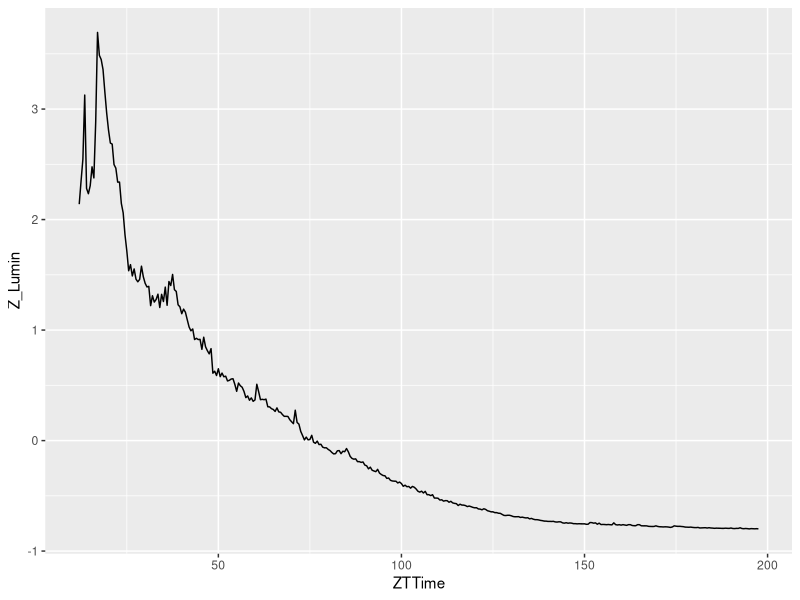
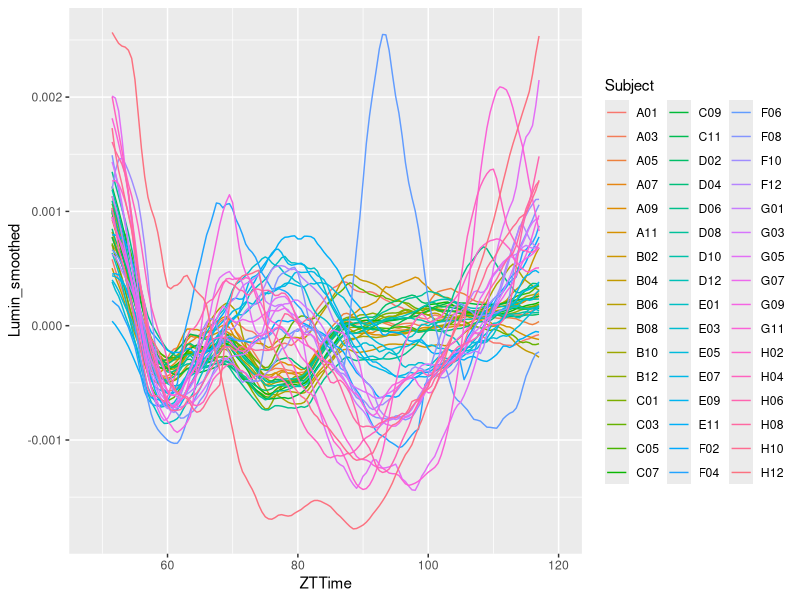

Write R code to recreate these figures, in order.
library(tidyverse)
library(zoo)
library(pracma)
library(forecast)

setwd("~/Dropbox/Estadistica/CircaLuc")
data.df <- read_csv("./data/data.csv") %>%
           gather(key = "Subject", 
                  value = "Lumin", 
                  -ZTTime , 
                  factor_key=TRUE) %>%
           group_by(Subject) %>%
           summarise(ZTTime = ZTTime[1:length(na.trim(Lumin))], 
                     Lumin=na.trim(Lumin)) %>% # Clean trailing NAs in Lumin
           mutate(ZTTime = na.approx(ZTTime), # Linear approximation of missing points the time vector
                  Lumin = na.approx(Lumin), # Linear approximation of missing luminosity
                  Z_Lumin = (Lumin-mean(Lumin, na.rm=TRUE))/sd(Lumin, na.rm=TRUE)) # Z-scored lumin

fig.mean.time <- data.df %>%
  filter(Subject == "A01") %>%
  ggplot(aes(x = ZTTime, y = Z_Lumin)) + 
                geom_line()
fig.mean.time

det <- 48
ZTcorte <- 48
fus <- 30 # Sampling time en minutos
# NACHO - Parámetros que se van a usar más adelante
mu <- fus/60; # Sampling time en horas
su <- 60/fus; # sampling time en segundos
smo <- 12

ZTLD <- 120
ZTDD <- 168

# NACHO - Longitud de la ventana de detrending?
ventana <- det * su
convi <- rep(1, ventana)

# Aca iria la parte de interpolacion
data.df <- data.df %>%
  group_by(Subject) %>% 
  mutate(Ys = convolve(abs(Lumin), convi, type = "open")[1:length(Lumin)],
         Ys = c(rep(Ys[ventana/2+1], ventana/2), 
                Ys[(ventana/2+1):(length(Ys)-ventana/2)], 
                rep(Ys[length(Ys)-ventana/2], ventana/2)),
         Lumin_weighted = Lumin/Ys,
         Section = ifelse(ZTTime>ZTcorte & ZTTime<=ZTLD, "LD",
                          ifelse(ZTTime>ZTLD & ZTTime<=ZTDD, "DD", NA))) %>%
  ungroup() %>%
  group_by(Subject, Section) %>%
  mutate(Lumin_detrended = detrend(Lumin_weighted, "linear"),
         Lumin_smoothed = as.numeric(ma(Lumin_detrended, smo)))

fig.mean.convolved <- data.df %>%
  filter((Section == "LD")) %>%
  ggplot(aes(x = ZTTime, y = Lumin_smoothed, colour = Subject)) + 
  geom_line()
fig.mean.convolved
